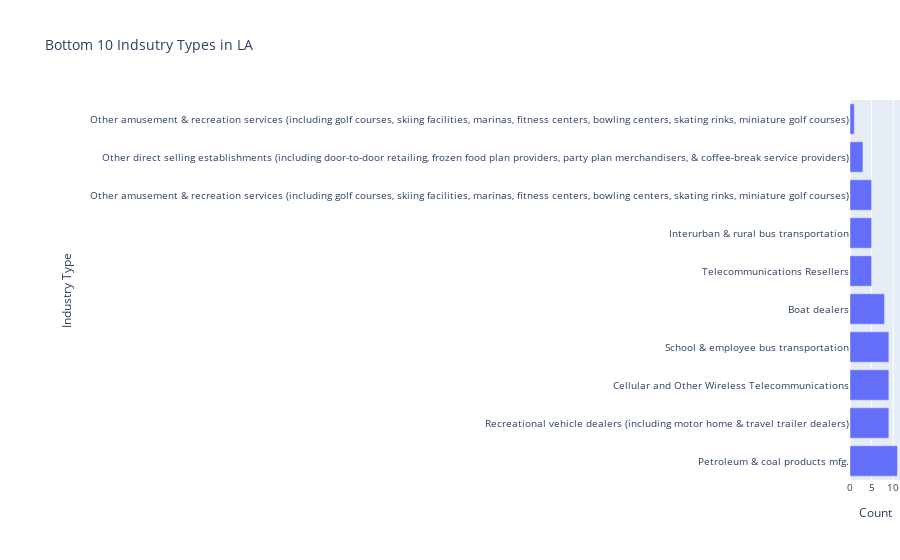

The notebook cell this image was saved under:
### Code cell
fig = px.bar(Desc, #plot
       x='Count',
       y='Industry Type',
       orientation='h',
       title='Bottom 10 Indsutry Types in LA',)
fig.update_layout( #configure the bar chart
    margin= dict(l=850,r=0),
    font=dict(size=10))
fig

### Figure 1 — Plotly figure (JSON) as saved in the notebook; plotly's stock layout.template omitted (floating-point values rounded to 4 significant figures)
{"data": [{"alignmentgroup": "True", "hovertemplate": "Count=%{x}<br>Industry Type=%{y}<extra></extra>", "legendgroup": "", "marker": {"color": "#636efa"}, "name": "", "offsetgroup": "", "orientation": "h", "showlegend": false, "textposition": "auto", "type": "bar", "x": [11, 9, 9, 9, 8, 5, 5, 5, 3, 1], "xaxis": "x", "y": ["Petroleum & coal products mfg.", "Recreational vehicle dealers (including motor home & travel trailer dealers)", "Cellular and Other Wireless Telecommunications", "School & employee bus transportation", "Boat dealers", "Telecommunications Resellers", "Interurban & rural bus transportation", "Other amusement & recreation services (including golf courses, skiing facilities, marinas, fitness centers, bowling centers, skating rinks, miniature golf\ncourses)", "Other direct selling establishments (including door-to-door retailing, frozen food plan providers, party plan merchandisers, & coffee-break service\nproviders)", "Other amusement & recreation services (including golf courses, skiing facilities, marinas, fitness centers, bowling centers, skating rinks,\nminiature golf courses)"], "yaxis": "y"}], "layout": {"barmode": "relative", "font": {"size": 10}, "legend": {"tracegroupgap": 0}, "margin": {"l": 850, "r": 0}, "title": {"text": "Bottom 10 Indsutry Types in LA"}, "xaxis": {"anchor": "y", "domain": [0, 1], "title": {"text": "Count"}}, "yaxis": {"anchor": "x", "domain": [0, 1], "title": {"text": "Industry Type"}}}}
